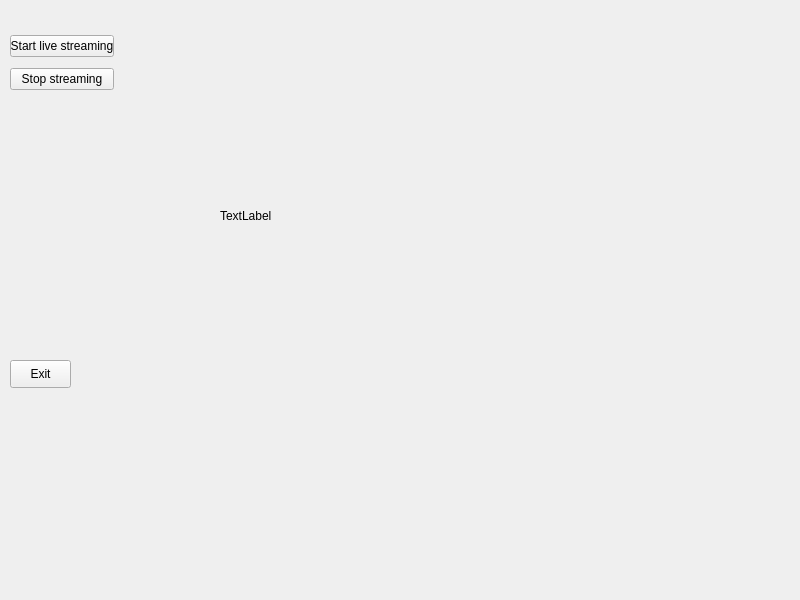
<?xml version="1.0" encoding="UTF-8"?>
<ui version="4.0">
 <class>Form</class>
 <widget class="QWidget" name="Form">
  <property name="geometry">
   <rect>
    <x>0</x>
    <y>0</y>
    <width>800</width>
    <height>600</height>
   </rect>
  </property>
  <property name="windowTitle">
   <string>Form</string>
  </property>
  <widget class="QPushButton" name="closeApp">
   <property name="geometry">
    <rect>
     <x>10</x>
     <y>360</y>
     <width>61</width>
     <height>28</height>
    </rect>
   </property>
   <property name="text">
    <string>Exit</string>
   </property>
  </widget>
  <widget class="QWidget" name="layoutWidget">
   <property name="geometry">
    <rect>
     <x>10</x>
     <y>30</y>
     <width>104</width>
     <height>65</height>
    </rect>
   </property>
   <layout class="QVBoxLayout" name="verticalLayout">
    <item>
     <widget class="QPushButton" name="liveStream">
      <property name="text">
       <string>Start live streaming</string>
      </property>
     </widget>
    </item>
    <item>
     <widget class="QPushButton" name="stopCamera">
      <property name="text">
       <string>Stop streaming</string>
      </property>
     </widget>
    </item>
   </layout>
  </widget>
  <widget class="QWidget" name="horizontalLayoutWidget">
   <property name="geometry">
    <rect>
     <x>220</x>
     <y>50</y>
     <width>441</width>
     <height>331</height>
    </rect>
   </property>
   <layout class="QHBoxLayout" name="horizontalLayout">
    <item>
     <widget class="QLabel" name="label">
      <property name="text">
       <string>TextLabel</string>
      </property>
     </widget>
    </item>
   </layout>
  </widget>
  <widget class="PlotWidget" name="widget" native="true">
   <property name="geometry">
    <rect>
     <x>229</x>
     <y>409</y>
     <width>431</width>
     <height>171</height>
    </rect>
   </property>
  </widget>
 </widget>
 <customwidgets>
  <customwidget>
   <class>PlotWidget</class>
   <extends>QWidget</extends>
   <header>pyqtgraph</header>
   <container>1</container>
  </customwidget>
 </customwidgets>
 <resources/>
 <connections/>
</ui>
